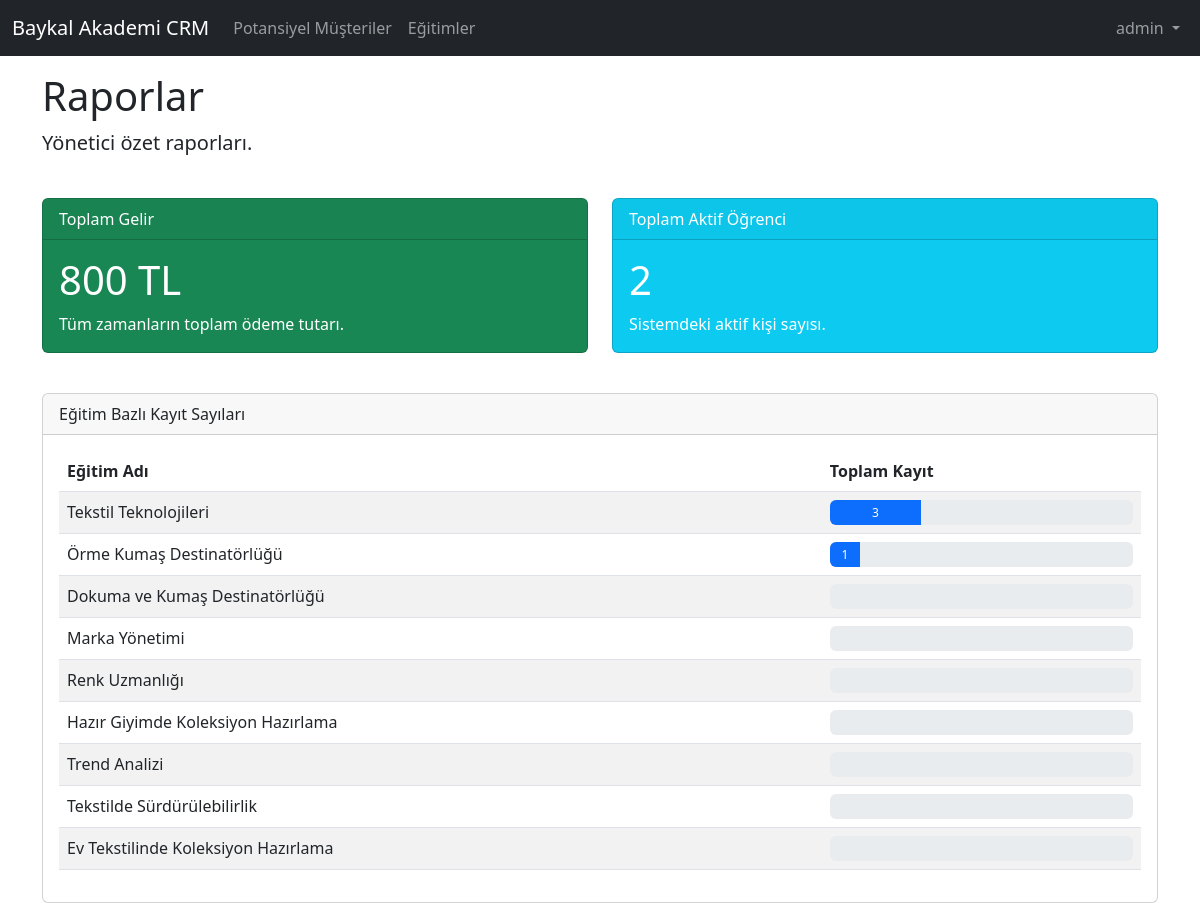
The app's page /reports/ (signed in) with its own data.
### core/models.py (models this page shows, shortened)
class Training(models.Model):
    name = models.CharField(max_length=200)
    description = models.TextField(blank=True, null=True)
    default_duration = models.IntegerField(help_text="Duration in hours or days", blank=True, null=True)
    is_active = models.BooleanField(default=True)

### core/views.py (the view)
# urls.py: path('reports/', views.reports, name='reports'),
@login_required
def reports(request):
    total_revenue = Payment.objects.aggregate(Sum('amount'))['amount__sum'] or 0
    total_students = Lead.objects.filter(lead_stage='converted').count()
    enrollment_by_training = Training.objects.annotate(total_students=Count('trainingsession__enrollment')).order_by('-total_students')
    context = {
        'total_revenue': total_revenue,
        'total_students': total_students,
        'enrollment_by_training': enrollment_by_training
    }
    return render(request, 'core/reports.html', context)

### core/templates/core/reports.html
{% extends 'core/base.html' %}
{% block content %}
<div class="row mb-4">
    <div class="col">
        <h1>Raporlar</h1>
        <p class="lead">Yönetici özet raporları.</p>
    </div>
</div>
<div class="row mb-4">
    <div class="col-md-6">
        <div class="card text-white bg-success mb-3">
            <div class="card-header">Toplam Gelir</div>
            <div class="card-body">
                <h1 class="card-title">{{ total_revenue }} TL</h1>
                <p class="card-text">Tüm zamanların toplam ödeme tutarı.</p>
            </div>
        </div>
    </div>
    <div class="col-md-6">
        <div class="card text-white bg-info mb-3">
            <div class="card-header">Toplam Aktif Öğrenci</div>
            <div class="card-body">
                <h1 class="card-title">{{ total_students }}</h1>
                <p class="card-text">Sistemdeki aktif kişi sayısı.</p>
            </div>
        </div>
    </div>
</div>
<div class="row">
    <div class="col-12">
        <div class="card">
            <div class="card-header">Eğitim Bazlı Kayıt Sayıları</div>
            <div class="card-body">
                <table class="table table-striped">
                    <thead>
                        <tr>
                            <th>Eğitim Adı</th>
                            <th>Toplam Kayıt</th>
                        </tr>
                    </thead>
                    <tbody>
                        {% for training in enrollment_by_training %}
                        <tr>
                            <td>{{ training.name }}</td>
                            <td>
                                <div class="progress" style="height: 25px;">
                                    <div class="progress-bar" role="progressbar"
                                        style="width: {{ training.total_students }}0%;"
                                        aria-valuenow="{{ training.total_students }}" aria-valuemin="0"
                                        aria-valuemax="100">
                                        {{ training.total_students }}
                                    </div>
                                </div>
                            </td>
                        </tr>
                        {% endfor %}
                    </tbody>
                </table>
            </div>
        </div>
    </div>
</div>
{% endblock %}

### core/templates/core/base.html (shortened to what this page needs)
<!DOCTYPE html>
<html lang="tr">
<head>
    <link href="https://cdn.jsdelivr.net/npm/bootstrap@5.3.0/dist/css/bootstrap.min.css" rel="stylesheet">
</head>
<body>
    <nav class="navbar navbar-expand-md navbar-dark bg-dark fixed-top">
        <div class="container-fluid">
            <a class="navbar-brand" href="/">Baykal Akademi CRM</a>
            <div class="collapse navbar-collapse" id="navbarCollapse">
                <ul class="navbar-nav me-auto mb-2 mb-md-0">
                    <li class="nav-item">
                        <a class="nav-link" href="{% url 'lead_list' %}">Potansiyel Müşteriler</a>
                    </li>
                    <li class="nav-item">
                        <a class="nav-link" href="{% url 'training_list' %}">Eğitimler</a>
                    </li>
                </ul>
                <ul class="navbar-nav">
                    {% if user.is_authenticated %}
                    <li class="nav-item dropdown">
                        <a class="nav-link dropdown-toggle" href="#" id="navbarDropdown" role="button"
                            data-bs-toggle="dropdown" aria-expanded="false">
                            {{ user.username }}
                        </a>
                    </li>
                    {% else %}
                    <li class="nav-item">
                        <a class="nav-link" href="{% url 'login' %}">Giriş Yap</a>
                    </li>
                    {% endif %}
                </ul>
            </div>
        </div>
    </nav>
    <main class="container">
        {% block content %}
        {% endblock %}
    </main>
</body>
</html>

### core/templates/core/base.html (style rules this page uses)
body { padding-top: 4.5rem; }

### records on screen
Training: name "Tekstil Teknolojileri", total_students "3"
Training: name "Örme Kumaş Destinatörlüğü", total_students "1"
Training: name "Dokuma ve Kumaş Destinatörlüğü"
Training: name "Marka Yönetimi"
Training: name "Renk Uzmanlığı"
Training: name "Hazır Giyimde Koleksiyon Hazırlama"
Training: name "Trend Analizi"
Training: name "Tekstilde Sürdürülebilirlik"
Training: name "Ev Tekstilinde Koleksiyon Hazırlama"

### other values on screen
{{ user.username }} "admin"
{{ total_revenue }} "800"
{{ total_students }} "2"
